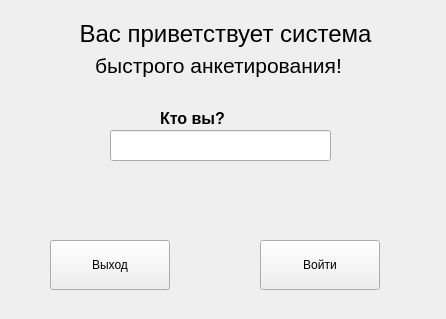
<?xml version="1.0" encoding="UTF-8"?>
<ui version="4.0">
 <class>Form1</class>
 <widget class="QMainWindow" name="Form1">
  <property name="geometry">
   <rect>
    <x>0</x>
    <y>0</y>
    <width>446</width>
    <height>319</height>
   </rect>
  </property>
  <property name="minimumSize">
   <size>
    <width>446</width>
    <height>319</height>
   </size>
  </property>
  <property name="maximumSize">
   <size>
    <width>446</width>
    <height>319</height>
   </size>
  </property>
  <property name="windowTitle">
   <string>MainWindow</string>
  </property>
  <widget class="QWidget" name="centralwidget">
   <widget class="QPushButton" name="btn_exit">
    <property name="geometry">
     <rect>
      <x>50</x>
      <y>240</y>
      <width>120</width>
      <height>50</height>
     </rect>
    </property>
    <property name="font">
     <font>
      <family>Segoe UI</family>
     </font>
    </property>
    <property name="text">
     <string>Выход</string>
    </property>
   </widget>
   <widget class="QLabel" name="label_welcome_1">
    <property name="geometry">
     <rect>
      <x>50</x>
      <y>13</y>
      <width>351</width>
      <height>41</height>
     </rect>
    </property>
    <property name="font">
     <font>
      <family>Segoe UI</family>
      <pointsize>18</pointsize>
     </font>
    </property>
    <property name="text">
     <string>Вас приветствует система</string>
    </property>
    <property name="alignment">
     <set>Qt::AlignCenter</set>
    </property>
   </widget>
   <widget class="QPushButton" name="btn_next">
    <property name="geometry">
     <rect>
      <x>260</x>
      <y>240</y>
      <width>120</width>
      <height>50</height>
     </rect>
    </property>
    <property name="font">
     <font>
      <family>Segoe UI</family>
     </font>
    </property>
    <property name="text">
     <string>Войти</string>
    </property>
   </widget>
   <widget class="QLabel" name="label_welcome_2">
    <property name="geometry">
     <rect>
      <x>48</x>
      <y>50</y>
      <width>341</width>
      <height>31</height>
     </rect>
    </property>
    <property name="font">
     <font>
      <family>Segoe UI</family>
      <pointsize>16</pointsize>
     </font>
    </property>
    <property name="text">
     <string>быстрого анкетирования!</string>
    </property>
    <property name="alignment">
     <set>Qt::AlignCenter</set>
    </property>
   </widget>
   <widget class="QLineEdit" name="lineEdit">
    <property name="geometry">
     <rect>
      <x>110</x>
      <y>130</y>
      <width>221</width>
      <height>31</height>
     </rect>
    </property>
    <property name="font">
     <font>
      <pointsize>14</pointsize>
     </font>
    </property>
    <property name="layoutDirection">
     <enum>Qt::LeftToRight</enum>
    </property>
    <property name="alignment">
     <set>Qt::AlignCenter</set>
    </property>
   </widget>
   <widget class="QLabel" name="label">
    <property name="geometry">
     <rect>
      <x>160</x>
      <y>110</y>
      <width>151</width>
      <height>16</height>
     </rect>
    </property>
    <property name="font">
     <font>
      <pointsize>12</pointsize>
      <weight>75</weight>
      <bold>true</bold>
     </font>
    </property>
    <property name="text">
     <string>Кто вы?</string>
    </property>
   </widget>
  </widget>
 </widget>
 <resources/>
 <connections/>
</ui>
